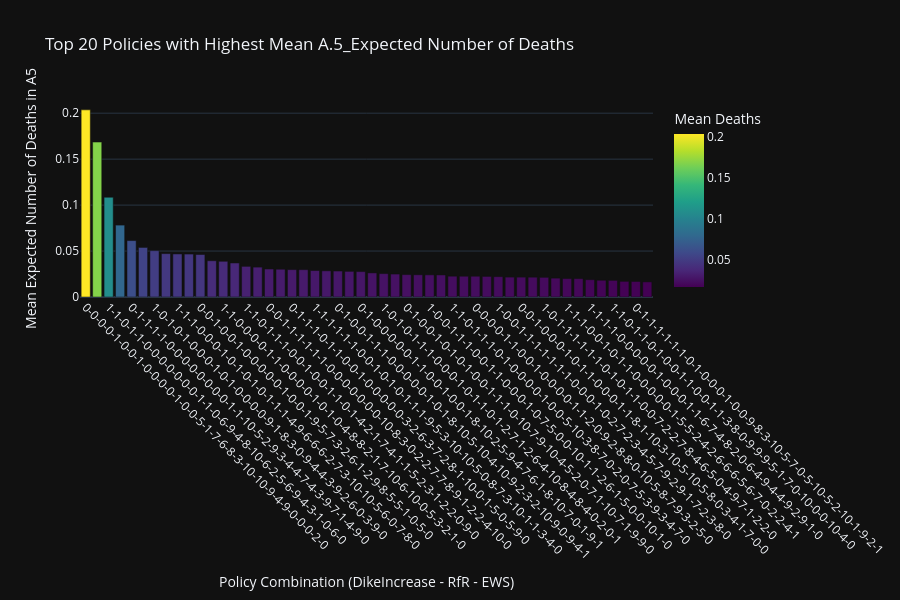

Notebook code for this chart:
### Code cell
# Step 5: Get top 20 unique policies
bad_policies = policy_summary.nlargest(50, 'mean_deaths')

# Step 6: Create a unique identifier for each policy (optional)
bad_policies['policy_id'] = bad_policies[policy_levers].astype(str).agg('-'.join, axis=1)

# Step 7: Create interactive Plotly bar chart
fig = px.bar(
    bad_policies,
    x='policy_id',
    y='mean_deaths',
    hover_data=policy_levers + [policy_col],
    color='mean_deaths',
    color_continuous_scale='Viridis',
    title=f"Top 20 Policies with Highest Mean {deaths_col}",
    labels={'policy_id': 'Policy Combination', 'mean_deaths': 'Mean Expected Deaths in A5'}
)

fig.update_layout(
    xaxis_tickangle=45,
    xaxis_title="Policy Combination (DikeIncrease - RfR - EWS)",
    yaxis_title="Mean Expected Number of Deaths in A5",
    coloraxis_colorbar=dict(title="Mean Deaths"),
    width=900,
    height=600
)

fig.show()

### Figure 1 — Plotly figure (JSON) as saved in the notebook; plotly's stock layout.template omitted (floating-point values rounded to 4 significant figures; data arrays with more than 128 entries replaced by an {"elided": "..."} marker saying what was removed)
{"data": [{"customdata": {"elided": "50x32 int values"}, "hovertemplate": "Policy Combination=%{x}<br>Mean Expected Deaths in A5=%{marker.color}<br>0_RfR 0=%{customdata[0]}<br>0_RfR 1=%{customdata[1]}<br>0_RfR 2=%{customdata[2]}<br>1_RfR 0=%{customdata[3]}<br>1_RfR 1=%{customdata[4]}<br>1_RfR 2=%{customdata[5]}<br>2_RfR 0=%{customdata[6]}<br>2_RfR 1=%{customdata[7]}<br>2_RfR 2=%{customdata[8]}<br>3_RfR 0=%{customdata[9]}<br>3_RfR 1=%{customdata[10]}<br>3_RfR 2=%{customdata[11]}<br>4_RfR 0=%{customdata[12]}<br>4_RfR 1=%{customdata[13]}<br>4_RfR 2=%{customdata[14]}<br>A.1_DikeIncrease 0=%{customdata[15]}<br>A.1_DikeIncrease 1=%{customdata[16]}<br>A.1_DikeIncrease 2=%{customdata[17]}<br>A.2_DikeIncrease 0=%{customdata[18]}<br>A.2_DikeIncrease 1=%{customdata[19]}<br>A.2_DikeIncrease 2=%{customdata[20]}<br>A.3_DikeIncrease 0=%{customdata[21]}<br>A.3_DikeIncrease 1=%{customdata[22]}<br>A.3_DikeIncrease 2=%{customdata[23]}<br>A.4_DikeIncrease 0=%{customdata[24]}<br>A.4_DikeIncrease 1=%{customdata[25]}<br>A.4_DikeIncrease 2=%{customdata[26]}<br>A.5_DikeIncrease 0=%{customdata[27]}<br>A.5_DikeIncrease 1=%{customdata[28]}<br>A.5_DikeIncrease 2=%{customdata[29]}<br>EWS_DaysToThreat=%{customdata[30]}<br>policy=%{customdata[31]}<extra></extra>", "legendgroup": "", "marker": {"color": [0.2036, 0.1686, 0.1085, 0.07824, 0.06138, 0.05393, 0.05048, 0.04718, 0.04683, 0.04673, 0.04623, 0.03944, 0.03884, 0.037, 0.03335, 0.03252, 0.03047, 0.03023, 0.02978, 0.02973, 0.02879, 0.02848, 0.02825, 0.02787, 0.02766, 0.02622, 0.02542, 0.02496, 0.02434, 0.02418, 0.02409, 0.02399, 0.02266, 0.0226, 0.0226, 0.02239, 0.02213, 0.02166, 0.02162, 0.02156, 0.02139, 0.02052, 0.02004, 0.01999, 0.01882, 0.01821, 0.01808, 0.01703, 0.01691, 0.01642], "coloraxis": "coloraxis", "pattern": {"shape": ""}}, "name": "", "orientation": "v", "showlegend": false, "textposition": "auto", "x": ["0-0-0-0-1-0-0-1-0-0-0-0-1-0-0-5-1-7-6-8-3-10-10-9-4-9-0-0-0-2-0", "1-1-1-1-0-0-1-0-1-0-0-0-1-1-1-7-5-5-9-6-5-3-2-8-9-9-2-0-0-7-0", "1-1-0-1-1-0-0-0-0-0-0-0-1-1-0-6-9-4-8-10-6-2-5-6-9-4-3-1-0-6-0", "0-0-1-0-0-0-0-0-0-0-0-0-0-0-0-4-8-1-3-9-8-6-5-1-7-1-0-0-6-3-0", "0-1-1-1-1-0-0-0-0-0-0-0-0-1-1-10-5-2-9-3-4-4-7-4-3-9-7-1-4-9-0", "1-1-0-0-1-0-1-1-0-0-0-0-1-0-0-2-6-4-6-1-9-0-7-7-1-0-2-1-2-8-0", "1-0-1-0-1-0-0-0-1-0-1-0-0-0-0-9-1-8-3-0-9-4-4-3-9-2-6-0-3-9-0", "1-1-1-0-0-0-0-1-1-0-1-0-0-1-0-4-2-3-10-1-2-2-7-9-6-7-5-0-6-0-0", "1-1-1-0-0-0-1-0-1-0-1-0-1-1-1-4-9-6-6-6-2-7-3-10-10-5-6-0-7-8-0", "1-1-1-0-1-0-0-0-0-1-0-0-1-1-0-10-0-2-8-5-2-10-2-3-7-3-6-0-8-5-0", "0-0-1-0-0-1-0-0-0-0-0-1-0-0-1-9-5-7-3-2-6-1-2-9-8-5-5-1-0-5-0", "1-0-0-1-0-0-1-0-1-0-0-0-1-0-0-5-7-5-6-0-10-5-0-2-10-2-10-2-10-9-0", "1-1-0-0-0-0-1-1-0-0-0-0-1-0-1-0-4-8-8-2-1-7-10-6-10-0-5-3-2-1-0", "1-0-1-0-1-1-0-0-0-1-0-0-1-0-0-9-1-6-3-3-4-5-2-5-1-9-8-0-5-3-0", "1-1-0-1-1-1-0-0-1-0-0-1-1-0-1-4-2-1-7-4-1-1-5-2-3-1-2-2-0-9-0", "1-1-1-0-1-0-0-1-0-0-1-0-0-0-1-1-7-7-9-3-0-8-7-7-2-6-9-1-0-0-1", "0-0-1-1-1-1-1-1-0-0-0-0-0-0-0-10-8-3-0-2-2-7-7-8-9-1-2-2-4-10-0", "1-0-0-1-0-0-0-0-0-1-0-0-0-0-1-8-0-0-10-5-0-4-7-0-1-0-2-1-2-10-0", "0-1-1-1-0-1-1-0-0-1-0-0-0-0-0-3-2-6-3-7-2-8-1-10-0-1-5-0-5-9-0", "1-0-1-0-0-1-1-0-1-0-1-0-1-1-1-5-8-6-6-1-2-3-1-5-10-7-5-1-9-1-0", "1-1-1-1-1-1-0-0-1-0-1-0-1-1-1-9-5-3-10-10-5-0-8-7-3-10-1-1-3-4-0", "1-1-1-1-1-0-0-1-1-1-0-1-1-1-1-10-2-2-2-6-8-9-6-1-2-6-7-0-2-8-0", "0-1-0-0-1-1-1-0-0-0-0-0-1-0-1-8-10-5-10-4-10-9-2-3-2-10-9-0-9-4-1", "0-0-1-0-0-1-1-0-1-0-0-0-0-0-0-5-6-3-8-6-4-6-1-4-8-10-7-5-0-0-0", "0-1-0-0-0-0-0-1-1-0-0-1-0-0-1-8-10-2-5-9-4-7-6-1-8-10-7-0-1-9-1", "1-0-1-1-1-1-0-0-1-1-0-0-1-1-1-4-6-9-2-6-6-4-8-0-5-6-4-0-1-4-1", "1-0-1-0-1-1-1-0-0-0-1-0-1-1-0-1-2-7-1-2-6-4-10-8-4-8-4-0-2-0-1", "1-1-1-1-1-1-0-1-1-1-0-0-1-1-0-5-6-10-0-8-10-4-3-8-0-4-6-0-1-2-1", "0-1-0-0-1-0-1-0-1-0-0-1-1-1-0-10-7-9-10-4-5-2-0-7-1-10-7-1-9-9-0", "1-1-0-0-1-1-0-0-0-1-0-1-1-1-0-8-5-5-9-7-1-7-9-0-4-10-10-0-6-1-0", "1-0-0-1-1-1-0-0-1-1-0-0-0-1-0-7-5-0-0-10-1-1-2-6-1-5-0-0-10-1-0", "0-1-0-0-1-1-0-1-0-1-0-1-1-1-0-9-0-7-6-10-0-9-9-2-7-5-5-0-6-7-0", "1-1-0-1-1-1-0-1-0-0-0-0-1-0-0-5-10-3-8-7-0-2-0-7-5-3-9-3-4-7-0", "1-0-0-1-1-0-1-1-0-1-0-1-0-0-0-1-4-7-5-2-3-1-0-7-8-8-6-0-4-3-0", "0-0-0-0-1-1-0-0-1-0-0-0-0-1-1-2-0-9-2-8-8-0-10-5-8-7-9-3-2-5-0", "1-0-0-1-1-1-1-1-1-1-1-0-1-0-0-8-7-8-3-8-8-10-1-9-6-5-4-0-8-0-0", "1-0-0-1-1-1-1-1-1-1-0-0-0-1-0-2-7-2-3-4-5-7-9-2-9-1-7-2-3-8-0", "0-0-0-1-1-0-1-1-1-0-0-0-0-1-1-2-9-2-7-9-8-1-9-1-3-1-9-3-7-10-0", "0-0-1-0-0-0-1-0-1-1-0-0-0-1-1-8-1-10-3-10-5-10-5-8-0-3-4-1-7-0-0", "1-1-1-0-1-0-1-0-1-1-0-1-1-0-0-4-5-1-2-2-2-1-6-1-0-5-5-1-0-7-0", "1-0-1-1-1-1-1-1-0-1-0-1-1-0-0-7-2-2-7-8-4-6-5-0-4-9-7-1-2-2-0", "0-0-1-0-0-0-1-1-0-0-0-0-0-1-0-10-7-7-9-5-7-6-7-7-4-5-0-1-9-3-1", "1-1-1-0-0-1-0-1-1-0-0-0-0-0-1-5-5-2-4-2-6-6-6-5-6-7-0-2-2-4-1", "0-1-1-1-0-1-1-1-0-0-0-1-0-0-1-8-0-8-8-7-2-7-7-7-7-2-7-2-8-4-0", "1-1-1-1-0-0-0-0-0-1-0-0-0-1-1-6-7-4-8-2-0-6-4-9-4-4-9-2-9-1-0", "0-1-1-1-0-0-0-0-0-0-0-1-1-0-0-6-4-1-6-3-2-10-0-8-7-10-9-1-1-7-1", "1-1-0-1-1-0-1-0-0-1-1-0-0-1-1-3-8-0-9-9-9-5-1-7-0-10-0-0-10-4-0", "1-0-0-0-1-0-1-0-0-0-0-0-1-1-0-3-8-3-7-1-9-3-8-2-8-10-4-0-1-5-4", "0-1-1-1-1-1-1-0-1-0-0-0-1-0-0-9-8-3-10-5-7-0-5-10-5-2-10-1-9-2-1", "0-0-1-1-0-1-0-0-1-0-0-0-1-0-1-4-10-0-7-7-9-10-2-5-6-4-10-0-3-7-2"], "xaxis": "x", "y": [0.2036, 0.1686, 0.1085, 0.07824, 0.06138, 0.05393, 0.05048, 0.04718, 0.04683, 0.04673, 0.04623, 0.03944, 0.03884, 0.037, 0.03335, 0.03252, 0.03047, 0.03023, 0.02978, 0.02973, 0.02879, 0.02848, 0.02825, 0.02787, 0.02766, 0.02622, 0.02542, 0.02496, 0.02434, 0.02418, 0.02409, 0.02399, 0.02266, 0.0226, 0.0226, 0.02239, 0.02213, 0.02166, 0.02162, 0.02156, 0.02139, 0.02052, 0.02004, 0.01999, 0.01882, 0.01821, 0.01808, 0.01703, 0.01691, 0.01642], "yaxis": "y", "type": "bar"}], "layout": {"xaxis": {"anchor": "y", "domain": [0.0, 1.0], "title": {"text": "Policy Combination (DikeIncrease - RfR - EWS)"}, "tickangle": 45}, "yaxis": {"anchor": "x", "domain": [0.0, 1.0], "title": {"text": "Mean Expected Number of Deaths in A5"}}, "coloraxis": {"colorbar": {"title": {"text": "Mean Deaths"}}, "colorscale": [[0.0, "#440154"], [0.1111, "#482878"], [0.2222, "#3e4989"], [0.3333, "#31688e"], [0.4444, "#26828e"], [0.5556, "#1f9e89"], [0.6667, "#35b779"], [0.7778, "#6ece58"], [0.8889, "#b5de2b"], [1.0, "#fde725"]]}, "legend": {"tracegroupgap": 0}, "title": {"text": "Top 20 Policies with Highest Mean A.5_Expected Number of Deaths"}, "barmode": "relative", "width": 900, "height": 600}}
